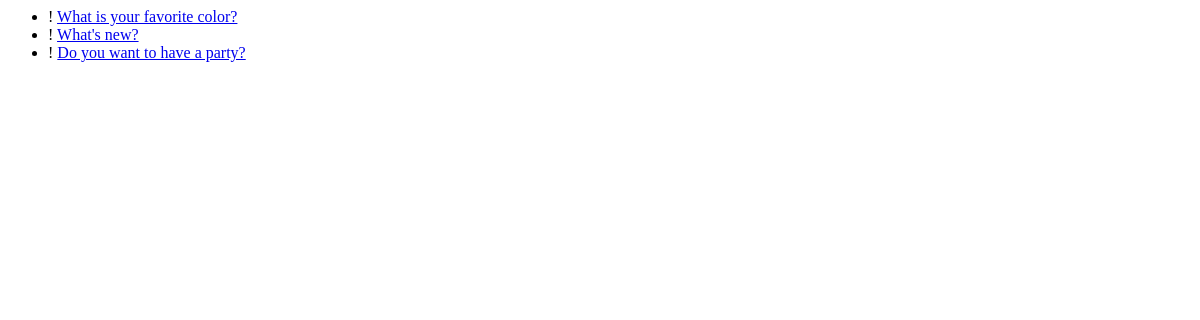
Before: /polls/ with the older database file.
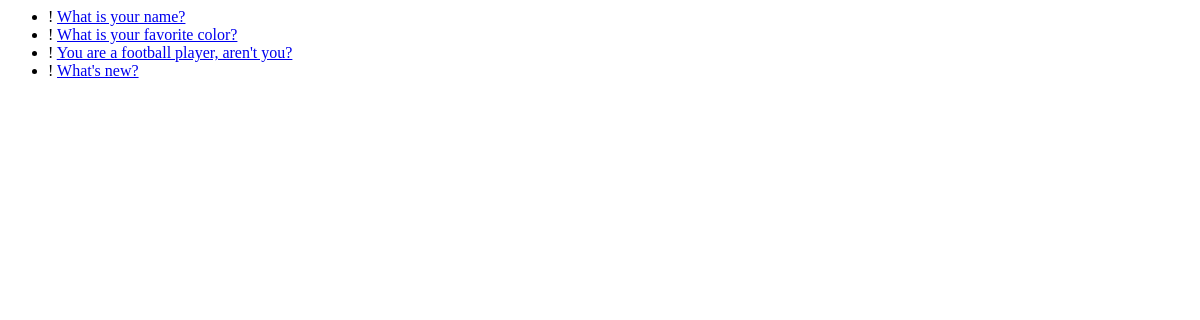
After: the same page with the newer database file.
### polls/models.py (models this page shows, shortened)
class Question(models.Model):
    question_text = models.CharField(max_length=200)
    pub_date = models.DateTimeField('date published')
    def was_published_recently(self):
        return self.pub_date>= timezone.now()-datetime.timedelta(days=1)
    was_published_recently.admin_order_field = 'pub_date'
    was_published_recently.boolean = True
    was_published_recently.short_description = 'Published recently?'

### polls/views.py (the view)
def index(request):
    latest_question_list = Question.objects.order_by('-pub_date')[:4]
    context = {'latest_question_list': latest_question_list}
    return render(request, 'polls/index.html', context)

### polls/templates/polls/index.html
{% if latest_question_list %}
    <ul>
    {% for question in latest_question_list %}
        <li>! <a href="{% url 'polls:detail' question.id %}">{{question.question_text}}</a>
        </li>
    {% endfor %}
    </ul>
{% else %}
    <p>No polls are available.</p>
{% endif %}

Changed rows visible on the page:
no longer on this page (row unchanged): Question: question_text "Do you want to have a party?"
added Question: question_text "What is your name?"
added Question: question_text "You are a football player, aren't you?"
